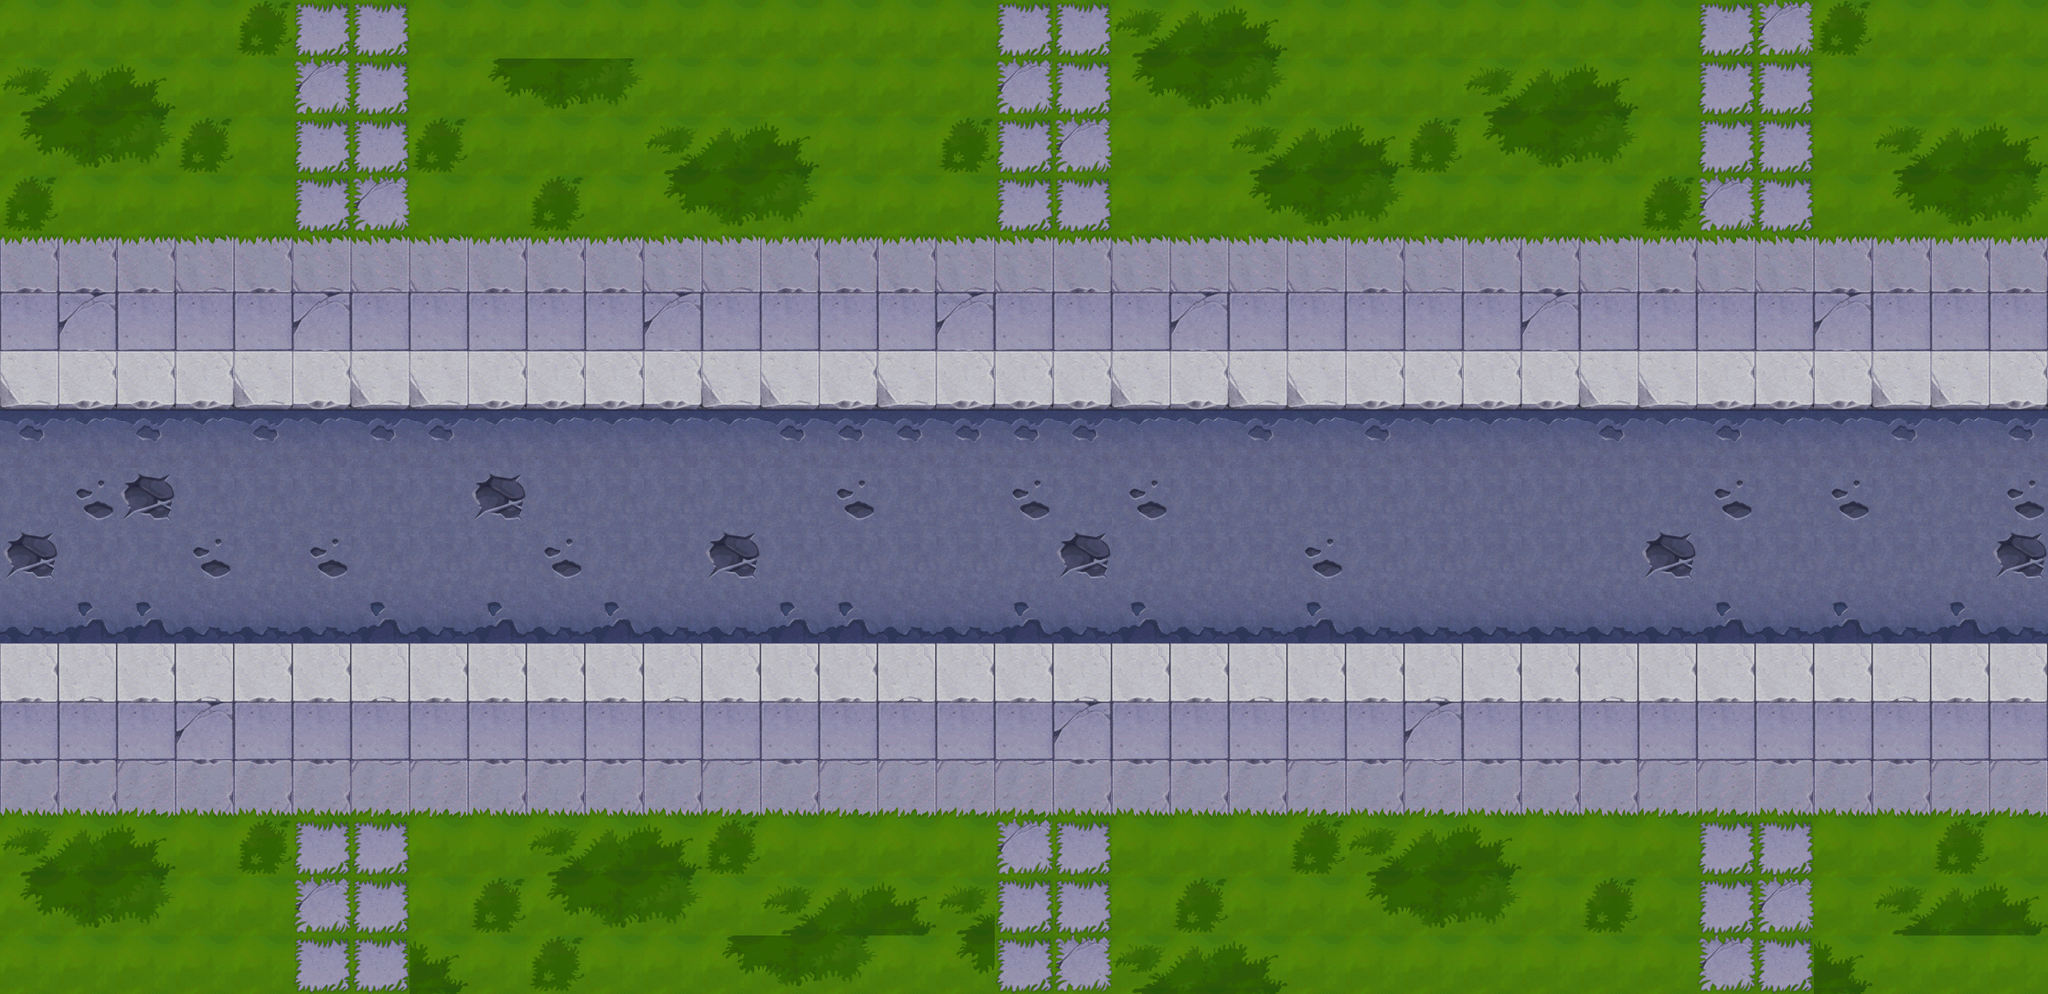

This game map was drawn from its Tiled (.tmx) file and the tilesets committed beside it. A one-line description and the trimmed map source follow:
An orthogonal 35x17 tile map with 64x64 px tiles, 1 tile layer (background), 52 tilesets and 125 objects (20x collide, 11x collide_bullet).

<map version="1.0" orientation="orthogonal" width="35" height="17" tilewidth="64" tileheight="64">
 <tileset firstgid="1" name="bg" tilewidth="64" tileheight="64">
  <image source="bg.png" width="512" height="512" />
 </tileset>
 <tileset firstgid="65" name="jianzhu_zheng03" tilewidth="266" tileheight="263">
  <image source="jianzhu_zheng03.png" width="266" height="263" />
 </tileset>
 <tileset firstgid="66" name="jianzhu_zheng02" tilewidth="271" tileheight="262">
  <image source="jianzhu_zheng02.png" width="271" height="262" />
 </tileset>
 <tileset firstgid="67" name="jianzhu_zheng01" tilewidth="332" tileheight="272">
  <image source="jianzhu_zheng01.png" width="332" height="272" />
 </tileset>
 <tileset firstgid="68" name="jianzhu_bmx" tilewidth="116" tileheight="16">
  <image source="jianzhu_bmx.png" width="116" height="16" />
 </tileset>
 <tileset firstgid="69" name="jianzhu_ce01" tilewidth="105" tileheight="424">
  <image source="jianzhu_ce01.png" width="105" height="424" />
 </tileset>
 <tileset firstgid="70" name="zhujue" tilewidth="63" tileheight="110">
  <image source="zhujue.png" width="63" height="110" />
 </tileset>
 <tileset firstgid="71" name="shabao" tilewidth="113" tileheight="68">
  <image source="shabao.png" width="113" height="68" />
 </tileset>
 <tileset firstgid="72" name="jianzhu_ken" tilewidth="530" tileheight="534">
  <image source="jianzhu_ken.png" width="530" height="534" />
 </tileset>
 <tileset firstgid="73" name="jianzhu_zhaopai01" tilewidth="263" tileheight="120">
  <image source="jianzhu_zhaopai01.png" width="263" height="120" />
 </tileset>
 <tileset firstgid="74" name="jianzhu_zhaopai02" tilewidth="329" tileheight="115">
  <image source="jianzhu_zhaopai02.png" width="329" height="115" />
 </tileset>
 <tileset firstgid="75" name="jianzhu_zhaopai03" tilewidth="95" tileheight="99">
  <image source="jianzhu_zhaopai03.png" width="95" height="99" />
 </tileset>
 <tileset firstgid="76" name="jianzhu_peng02" tilewidth="266" tileheight="41">
  <image source="jianzhu_peng02.png" width="266" height="41" />
 </tileset>
 <tileset firstgid="77" name="jianzhu_bmx04" tilewidth="97" tileheight="49">
  <image source="jianzhu_bmx04.png" width="97" height="49" />
 </tileset>
 <tileset firstgid="78" name="jianzhu_bmx03" tilewidth="49" tileheight="97">
  <image source="jianzhu_bmx03.png" width="49" height="97" />
 </tileset>
 <tileset firstgid="79" name="luzhang01" tilewidth="216" tileheight="105">
  <image source="luzhang01.png" width="216" height="105" />
 </tileset>
 <tileset firstgid="80" name="luzhang02" tilewidth="212" tileheight="107">
  <image source="luzhang02.png" width="212" height="107" />
 </tileset>
 <tileset firstgid="81" name="luzhang03" tilewidth="129" tileheight="238">
  <image source="luzhang03.png" width="129" height="238" />
 </tileset>
 <tileset firstgid="82" name="luzhang04" tilewidth="110" tileheight="229">
  <image source="luzhang04.png" width="110" height="229" />
 </tileset>
 <tileset firstgid="83" name="xiaoche.1" tilewidth="328" tileheight="253">
  <image source="xiaoche.1.png" width="328" height="253" />
 </tileset>
 <tileset firstgid="84" name="che4.1 (2)" tilewidth="152" tileheight="196">
  <image source="che4.1 (2).png" width="152" height="196" />
 </tileset>
 <tileset firstgid="85" name="che5 (2)" tilewidth="148" tileheight="188">
  <image source="che5 (2).png" width="148" height="188" />
 </tileset>
 <tileset firstgid="86" name="jingshi" tilewidth="64" tileheight="64">
  <image source="jingshi.png" width="64" height="64" />
 </tileset>
 <tileset firstgid="87" name="jianzhu_tsw" tilewidth="200" tileheight="188">
  <image source="jianzhu_tsw.png" width="200" height="188" />
 </tileset>
 <tileset firstgid="88" name="che6" tilewidth="204" tileheight="114">
  <image source="che6.png" width="204" height="114" />
 </tileset>
 <tileset firstgid="89" name="jianzhu_xiangzi06" tilewidth="90" tileheight="113">
  <image source="jianzhu_xiangzi06.png" width="90" height="113" />
 </tileset>
 <tileset firstgid="90" name="jianzhu_xiangzi07" tilewidth="92" tileheight="112">
  <image source="jianzhu_xiangzi07.png" width="92" height="112" />
 </tileset>
 <tileset firstgid="91" name="jianzhu_xiangzi05" tilewidth="150" tileheight="170">
  <image source="jianzhu_xiangzi05.png" width="150" height="170" />
 </tileset>
 <tileset firstgid="92" name="jianzhu_xiangzi02" tilewidth="122" tileheight="126">
  <image source="jianzhu_xiangzi02.png" width="122" height="126" />
 </tileset>
 <tileset firstgid="93" name="jianzhu_xiangzi03" tilewidth="122" tileheight="76">
  <image source="jianzhu_xiangzi03.png" width="122" height="76" />
 </tileset>
 <tileset firstgid="94" name="jianzhu_qiang01" tilewidth="92" tileheight="54">
  <image source="jianzhu_qiang01.png" width="92" height="54" />
 </tileset>
 <tileset firstgid="95" name="jianzhu_xiangzi04" tilewidth="183" tileheight="126">
  <image source="jianzhu_xiangzi04.png" width="183" height="126" />
 </tileset>
 <tileset firstgid="96" name="che1 (2)" tilewidth="194" tileheight="120">
  <image source="che1 (2).png" width="194" height="120" />
 </tileset>
 <tileset firstgid="97" name="jianzhu_gjzp" tilewidth="225" tileheight="140">
  <image source="jianzhu_gjzp.png" width="225" height="140" />
 </tileset>
 <tileset firstgid="98" name="jianzhu_juanmen02" tilewidth="238" tileheight="69">
  <image source="jianzhu_juanmen02.png" width="238" height="69" />
 </tileset>
 <tileset firstgid="99" name="jianzhu_xuezi01" tilewidth="242" tileheight="196">
  <image source="jianzhu_xuezi01.png" width="242" height="196" />
 </tileset>
 <tileset firstgid="100" name="jianzhu_xuezi02" tilewidth="219" tileheight="141">
  <image source="jianzhu_xuezi02.png" width="219" height="141" />
 </tileset>
 <tileset firstgid="101" name="jianzhu_xuezi03" tilewidth="192" tileheight="132">
  <image source="jianzhu_xuezi03.png" width="192" height="132" />
 </tileset>
 <tileset firstgid="102" name="jianzhu_xuezi04" tilewidth="421" tileheight="156">
  <image source="jianzhu_xuezi04.png" width="421" height="156" />
 </tileset>
 <tileset firstgid="103" name="jianzhu_xuezi05" tilewidth="180" tileheight="297">
  <image source="jianzhu_xuezi05.png" width="180" height="297" />
 </tileset>
 <tileset firstgid="104" name="jianzhu_tsw02" tilewidth="110" tileheight="177">
  <image source="jianzhu_tsw02.png" width="110" height="177" />
 </tileset>
 <tileset firstgid="105" name="jianzhu_tsw03" tilewidth="74" tileheight="184">
  <image source="jianzhu_tsw03.png" width="74" height="184" />
 </tileset>
 <tileset firstgid="106" name="jianzhu_tsw04" tilewidth="148" tileheight="93">
  <image source="jianzhu_tsw04.png" width="148" height="93" />
 </tileset>
 <tileset firstgid="107" name="jianzhu_lvhua" tilewidth="266" tileheight="142">
  <image source="jianzhu_lvhua.png" width="266" height="142" />
 </tileset>
 <tileset firstgid="108" name="jianzhu_juanmen01" tilewidth="238" tileheight="112">
  <image source="jianzhu_juanmen01.png" width="238" height="112" />
 </tileset>
 <tileset firstgid="109" name="jianzhu_peng01" tilewidth="264" tileheight="44">
  <image source="jianzhu_peng01.png" width="264" height="44" />
 </tileset>
 <tileset firstgid="110" name="jianzhu_zhaopai04" tilewidth="227" tileheight="141">
  <image source="jianzhu_zhaopai04.png" width="227" height="141" />
 </tileset>
 <tileset firstgid="111" name="jianzhu_zhaopai05" tilewidth="222" tileheight="89">
  <image source="jianzhu_zhaopai05.png" width="222" height="89" />
 </tileset>
 <tileset firstgid="112" name="jianzhu_huahen" tilewidth="99" tileheight="102">
  <image source="jianzhu_huahen.png" width="99" height="102" />
 </tileset>
 <tileset firstgid="113" name="jianzhu_yizi" tilewidth="111" tileheight="73">
  <image source="jianzhu_yizi.png" width="111" height="73" />
 </tileset>
 <tileset firstgid="114" name="jianzhu_shuidao01" tilewidth="119" tileheight="39">
  <image source="jianzhu_shuidao01.png" width="119" height="39" />
 </tileset>
 <tileset firstgid="115" name="yunbingche1" tilewidth="345" tileheight="247">
  <image source="yunbingche1.png" width="345" height="247" />
 </tileset>
 <layer name="background" width="35" height="17" opacity="0.97">
  <data>[595 cells, 595 non-empty, 27 distinct tile ids]</data>
 </layer>
 <objectgroup name="blood5" width="35" height="17">
  <properties>
   <property name="filename" value="jianzhu_xuezi05.png" />
   <property name="groundlayer" value="1" />
  </properties>
  <object gid="103" x="289" y="1209" />
  <object gid="103" x="1047" y="221" />
 </objectgroup>
 <objectgroup name="tesiwangdoorss" width="35" height="17">
  <properties>
   <property name="buildlayer" value="1" />
   <property name="filename" value="jianzhu_tsw03.png" />
  </properties>
  <object gid="105" x="1857" y="1425" />
 </objectgroup>
 <objectgroup name="tesiwangdoor" width="35" height="17">
  <properties>
   <property name="buildlayer" value="1" />
   <property name="filename" value="jianzhu_tsw02.png" />
  </properties>
  <object gid="104" x="1728" y="1386" />
 </objectgroup>
 <objectgroup name="tesiwangover" width="35" height="17">
  <properties>
   <property name="buildlayer" value="1" />
   <property name="filename" value="jianzhu_tsw.png" />
  </properties>
  <object gid="87" x="1502" y="1386" />
 </objectgroup>
 <objectgroup name="tesiwangdoorss2" width="35" height="17">
  <properties>
   <property name="filename" value="jianzhu_tsw04.png" />
   <property name="groundlayer" value="1" />
  </properties>
  <!-- 1 objects omitted --></objectgroup>
 <objectgroup name="flower" width="35" height="17">
  <properties>
   <property name="filename" value="jianzhu_lvhua.png" />
   <property name="groundlayer" value="1" />
  </properties>
  <!-- 12 objects omitted --></objectgroup>
 <objectgroup name="dakeng" width="35" height="17">
  <properties>
   <property name="filename" value="jianzhu_ken.png" />
   <property name="groundlayer" value="1" />
  </properties>
  <!-- 1 objects omitted --></objectgroup>
 <objectgroup name="q1" width="35" height="17">
  <properties>
   <property name="filename" value="jianzhu_zheng03.png" />
   <property name="groundlayer" value="1" />
  </properties>
  <!-- 1 objects omitted --></objectgroup>
 <objectgroup name="q2" width="35" height="17">
  <properties>
   <property name="filename" value="jianzhu_zheng02.png" />
   <property name="groundlayer" value="1" />
  </properties>
  <!-- 1 objects omitted --></objectgroup>
 <objectgroup name="q3" width="35" height="17">
  <properties>
   <property name="filename" value="jianzhu_zheng01.png" />
   <property name="groundlayer" value="1" />
  </properties>
  <!-- 1 objects omitted --></objectgroup>
 <objectgroup name="q4" width="35" height="17">
  <properties>
   <property name="filename" value="jianzhu_ce01.png" />
   <property name="groundlayer" value="1" />
  </properties>
  <!-- 1 objects omitted --></objectgroup>
 <objectgroup name="di1" width="35" height="17">
  <properties>
   <property name="filename" value="jianzhu_bmx.png" />
   <property name="groundlayer" value="1" />
  </properties>
  <!-- 1 objects omitted --></objectgroup>
 <objectgroup name="di2" width="35" height="17">
  <properties>
   <property name="filename" value="jianzhu_bmx04.png" />
   <property name="groundlayer" value="1" />
  </properties>
  <!-- 8 objects omitted --></objectgroup>
 <objectgroup name="di3" width="35" height="17">
  <properties>
   <property name="filename" value="jianzhu_bmx03.png" />
   <property name="groundlayer" value="1" />
  </properties>
  <!-- 1 objects omitted --></objectgroup>
 <objectgroup name="car3" width="35" height="17" opacity="0.97">
  <properties>
   <property name="filename" value="che6.png" />
   <property name="groundlayer" value="1" />
  </properties>
  <!-- 1 objects omitted --></objectgroup>
 <objectgroup name="car2" width="35" height="17" opacity="0.97">
  <properties>
   <property name="filename" value="che5 (2).png" />
   <property name="groundlayer" value="1" />
  </properties>
  <!-- 1 objects omitted --></objectgroup>
 <objectgroup name="madai" width="35" height="17">
  <properties>
   <property name="filename" value="shabao.png" />
   <property name="groundlayer" value="1" />
  </properties>
  <!-- 2 objects omitted --></objectgroup>
 <objectgroup name="zhaopai1" width="35" height="17">
  <properties>
   <property name="filename" value="jianzhu_zhaopai01.png" />
   <property name="groundlayer" value="1" />
  </properties>
  <!-- 2 objects omitted --></objectgroup>
 <objectgroup name="zhaopai2" width="35" height="17">
  <properties>
   <property name="filename" value="jianzhu_zhaopai02.png" />
   <property name="groundlayer" value="1" />
  </properties>
  <!-- 1 objects omitted --></objectgroup>
 <objectgroup name="ding1" width="35" height="17">
  <properties>
   <property name="filename" value="jianzhu_peng02.png" />
   <property name="groundlayer" value="1" />
  </properties>
  <!-- 1 objects omitted --></objectgroup>
 <objectgroup name="ding2" width="35" height="17">
  <properties>
   <property name="filename" value="jianzhu_peng01.png" />
   <property name="groundlayer" value="1" />
  </properties>
  <!-- 1 objects omitted --></objectgroup>
 <objectgroup name="xiashuidao" width="35" height="17">
  <properties>
   <property name="filename" value="jianzhu_shuidao01.png" />
   <property name="groundlayer" value="1" />
  </properties>
  <!-- 3 objects omitted --></objectgroup>
 <objectgroup name="carpolice2" width="35" height="17">
  <properties>
   <property name="filename" value="yunbingche1.png" />
   <property name="groundlayer" value="1" />
  </properties>
  <!-- 1 objects omitted --></objectgroup>
 <objectgroup name="zudang1" width="35" height="17">
  <properties>
   <property name="filename" value="luzhang01.png" />
   <property name="groundlayer" value="1" />
  </properties>
  <!-- 1 objects omitted --></objectgroup>
 <objectgroup name="zudang3" width="35" height="17">
  <properties>
   <property name="filename" value="luzhang03.png" />
   <property name="groundlayer" value="1" />
  </properties>
  <!-- 1 objects omitted --></objectgroup>
 <objectgroup name="zudang4" width="35" height="17">
  <properties>
   <property name="filename" value="luzhang04.png" />
   <property name="groundlayer" value="1" />
  </properties>
  <!-- 1 objects omitted --></objectgroup>
 <objectgroup name="zudang2" width="35" height="17">
  <properties>
   <property name="filename" value="luzhang02.png" />
   <property name="groundlayer" value="1" />
  </properties>
  <!-- 1 objects omitted --></objectgroup>
 <objectgroup name="car1" width="35" height="17">
  <properties>
   <property name="filename" value="che4.1 (2).png" />
   <property name="groundlayer" value="1" />
  </properties>
  <!-- 1 objects omitted --></objectgroup>
 <objectgroup name="blood1" width="35" height="17">
  <properties>
   <property name="filename" value="jianzhu_xuezi01.png" />
   <property name="groundlayer" value="1" />
  </properties>
  <!-- 3 objects omitted --></objectgroup>
 <objectgroup name="carpolice" width="35" height="17">
  <properties>
   <property name="filename" value="xiaoche.1.png" />
   <property name="groundlayer" value="1" />
  </properties>
  <!-- 1 objects omitted --></objectgroup>
 <objectgroup name="chezhan" width="35" height="17">
  <properties>
   <property name="filename" value="jianzhu_gjzp.png" />
   <property name="groundlayer" value="1" />
  </properties>
  <!-- 1 objects omitted --></objectgroup>
 <objectgroup name="juans" width="35" height="17">
  <properties>
   <property name="filename" value="jianzhu_juanmen02.png" />
   <property name="groundlayer" value="1" />
  </properties>
  <!-- 1 objects omitted --></objectgroup>
 <objectgroup name="juanb" width="35" height="17">
  <properties>
   <property name="filename" value="jianzhu_juanmen01.png" />
   <property name="groundlayer" value="1" />
  </properties>
  <!-- 1 objects omitted --></objectgroup>
 <objectgroup name="zhaopai3" width="35" height="17">
  <properties>
   <property name="filename" value="jianzhu_zhaopai03.png" />
   <property name="groundlayer" value="1" />
  </properties>
  <!-- 2 objects omitted --></objectgroup>
 <objectgroup name="blood2" width="35" height="17">
  <properties>
   <property name="filename" value="jianzhu_xuezi02.png" />
   <property name="groundlayer" value="1" />
  </properties>
  <!-- 3 objects omitted --></objectgroup>
 <objectgroup name="blood3" width="35" height="17">
  <properties>
   <property name="filename" value="jianzhu_xuezi03.png" />
   <property name="groundlayer" value="1" />
  </properties>
  <!-- 4 objects omitted --></objectgroup>
 <objectgroup name="blood4" width="35" height="17">
  <properties>
   <property name="filename" value="jianzhu_xuezi04.png" />
   <property name="groundlayer" value="1" />
  </properties>
  <!-- 3 objects omitted --></objectgroup>
 <objectgroup name="zhaopai4" width="35" height="17">
  <properties>
   <property name="filename" value="jianzhu_zhaopai04.png" />
   <property name="groundlayer" value="1" />
  </properties>
  <!-- 1 objects omitted --></objectgroup>
 <objectgroup name="zhaopai5" width="35" height="17">
  <properties>
   <property name="filename" value="jianzhu_zhaopai05.png" />
   <property name="groundlayer" value="1" />
  </properties>
  <!-- 1 objects omitted --></objectgroup>
 <objectgroup name="blackboxs" width="35" height="17">
  <properties>
   <property name="filename" value="jianzhu_xiangzi06.png" />
   <property name="groundlayer" value="1" />
  </properties>
  <!-- 4 objects omitted --></objectgroup>
 <objectgroup name="boxmutoub" width="35" height="17">
  <properties>
   <property name="filename" value="jianzhu_xiangzi04.png" />
   <property name="groundlayer" value="1" />
  </properties>
  <!-- 1 objects omitted --></objectgroup>
 <objectgroup name="blackboxb" width="35" height="17">
  <properties>
   <property name="filename" value="jianzhu_xiangzi05.png" />
   <property name="groundlayer" value="1" />
  </properties>
  <!-- 1 objects omitted --></objectgroup>
 <objectgroup name="greenboxb" width="35" height="17">
  <properties>
   <property name="filename" value="jianzhu_xiangzi02.png" />
   <property name="groundlayer" value="1" />
  </properties>
  <!-- 3 objects omitted --></objectgroup>
 <objectgroup name="greenboxs" width="35" height="17">
  <properties>
   <property name="filename" value="jianzhu_xiangzi03.png" />
   <property name="groundlayer" value="1" />
  </properties>
  <!-- 2 objects omitted --></objectgroup>
 <objectgroup name="car4" width="35" height="17">
  <properties>
   <property name="filename" value="che1 (2).png" />
   <property name="groundlayer" value="1" />
  </properties>
  <!-- 1 objects omitted --></objectgroup>
 <objectgroup name="zl" width="35" height="17">
  <properties>
   <property name="filename" value="jingshi.png" />
   <property name="groundlayer" value="1" />
  </properties>
  <!-- 1 objects omitted --></objectgroup>
 <objectgroup name="qiangxie2" width="35" height="17">
  <properties>
   <property name="filename" value="jianzhu_qiang01.png" />
   <property name="groundlayer" value="1" />
  </properties>
  <!-- 3 objects omitted --></objectgroup>
 <objectgroup name="qiangxie" width="35" height="17">
  <properties>
   <property name="filename" value="jianzhu_xiangzi07.png" />
   <property name="groundlayer" value="1" />
  </properties>
  <!-- 4 objects omitted --></objectgroup>
 <objectgroup name="zhua" width="35" height="17">
  <properties>
   <property name="filename" value="jianzhu_huahen.png" />
   <property name="groundlayer" value="1" />
  </properties>
  <!-- 2 objects omitted --></objectgroup>
 <objectgroup name="collide_people" width="35" height="17">
  <!-- 20 objects omitted --></objectgroup>
 <objectgroup name="collide_bullet" width="35" height="17" visible="0">
  <!-- 11 objects omitted --></objectgroup>
</map>
<!-- 120 of 125 objects omitted -->
